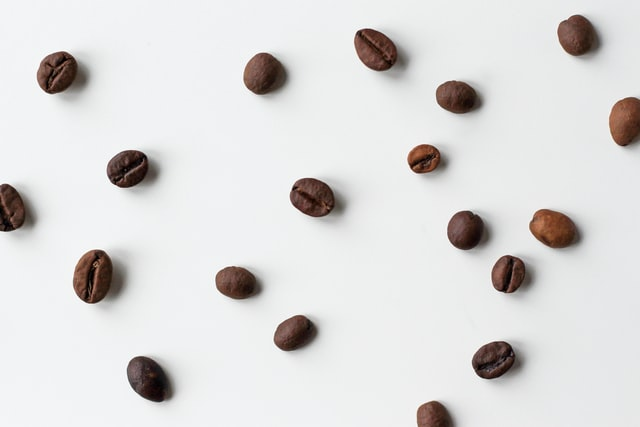
%> input picture Lab5/nordwood-themes-unsplash.jpg, 640 x 427 px
$ octave lab5.m   (GNU Octave 9; MATLAB toolbox functions it lacks are replaced by stand-ins)
%> lines starting %> are read from the running program, lines starting %| are printed output that depends on the picture; in (x1, y1, x2, y2) boxes, pixels count from 0 and x2, y2 are one past the last pixel; in counts of white or black regions, pixels touching at a corner belong together; the program's own positions count from 1
%% Week 5: Binary image processing. Morphological operations. Gray Scale Image Segmentation
% A binary image is an image that has only 2 values: 0s and 1s. It is
% considered of logical type, where 0s are considered "false" and 1s "true"
% values. By convention, the 1s represent the foreground and the 0s the
% background.
% Binary images can also be of type uint8 (where 0s stay zero and 1s become 255).
% Binary images can be obtained as a result of image segmentation
% operation (thresholding, edge detection, etc) and other feature detection
% operations. Sometimes we might need to label, count and measure shape properties of the white
% regions in the binary images. In addition, we might want to refine the
% binary image, by removing small artifacts or by fillying holes. This
% latter task can be solved with morphological operations.


%% Logical operations on binary images
% Let's build small binary images with the functions false and true.
a = false(100,100);
b = false(100,100);
a(20:70, 30:60)= true;
b(40:100, 60:100) = true;

% NOT a; Get the negative image: white becomes black and vice versa.
% ~ operator and imcomplement, both output the complement image.
a_neg = ~a;
a_neg2 = imcomplement(a);  % imcomplement works on grayscale image as well (it means mainly 255-input image)

% a AND b; returns only overlapping white areas in both a and b.
intersectioni = a&b;

%a OR b; returns regions that are white in a, as well as regions that are
%white in b
unioni = a|b;

%a MINUS b; returns areas that are white only in a and not in b.
minusi = a-b;

figure, subplot(161), imshow(a), title('a')
subplot(162), imshow(b), title('b')
subplot(163), imshow(a_neg), title('NOT a')
subplot(164), imshow(intersectioni), title('a AND b');
subplot(165), imshow(unioni), title('a OR b');
subplot(166), imshow(minusi), title('a - b');

%% Extract connected components and label binary images
% Two pixels are connected in a binary image if there is path consisting of
% white pixels between them. A connected component is made of pairs of
% connected pixels considering a 4-neighborhood or 8-neighborhood
% adjacency. A connected component is also called "blob". Labeling is the process of assigning the same label number to
% every pixel in a connected component.

% First, let's read agrayscal image with coffee beans
img = rgb2gray(imread('nordwood-themes-unsplash.jpg'));
%> img: size 427x640 uint8; min 0, max 255, mean 219

% Thresold the grayscale image to get a binary image. Use Otsu's algorithm
% for computing the (global) threshold. imbinarize does that for you.
bw = imbinarize(img);
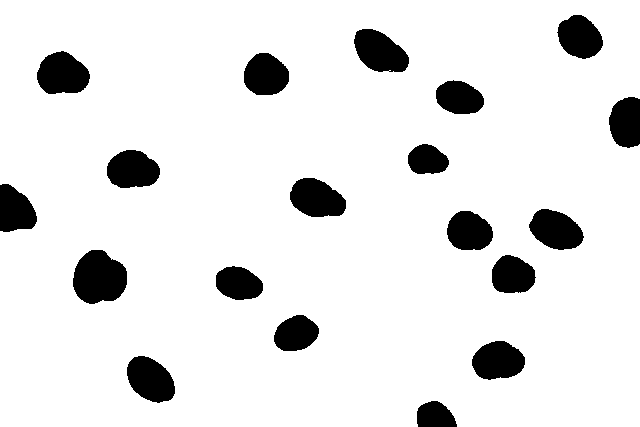
%> bw: size 427x640 logical; 90% white; 19 black regions, largest, box (x1, y1, x2, y2) and area: (73, 250, 127, 304) 2236, (37, 51, 90, 94) 1722, (354, 29, 409, 72) 1685
bwn =~bw; %we complement the image to color white the regions for the coffee beans.
%> bwn: size 427x640 logical; 10% white; 19 white regions
figure, imshowpair(img, bwn, 'montage');
%> after `imshowpair(img, bwn, 'montage')`:
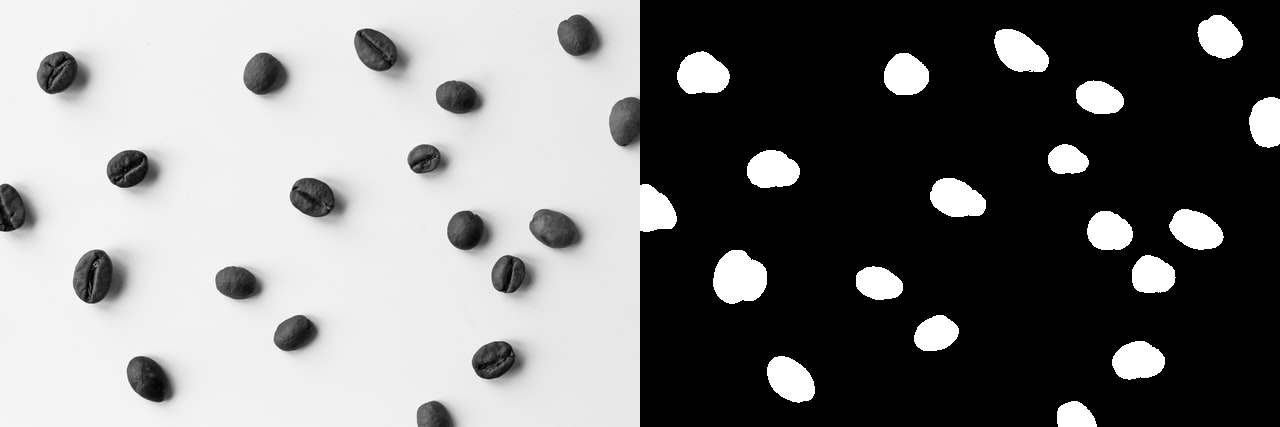
%> displayed picture: size 427x1280, on the screen's scale of 0 to 255; min 0, max 255, mean 122.3

% Find the 8-connected components using bwconncomp.
CC = bwconncomp(bwn);
%> CC = 19 connected components

% Then label each connected component using labelmatrix function.
% labelmatrix function outputs an image, where for each different conenct
% component, a different number is given.
L = labelmatrix(CC);
%> L: size 427x640 uint8; 20 distinct labels, from 0 to 19
% Since we have few labels, we need to scale the range of the values displayed.
% So add [] as argument to imshow.
figure, imshow(L,[]), title('Grayscale labels')

% Another way to get the labels of connected components is when applying
% watershed segmentation, as we will see in a later example.

% For better visualization, we can pseudocolor the label image using
% label2rgb function, that converts each labeled connected component to a
% random color.
% In the example below, we use the 'spring' color palette to assign colors to labels random order and make background
% black.
RGB = label2rgb(L, 'spring','k','shuffle');
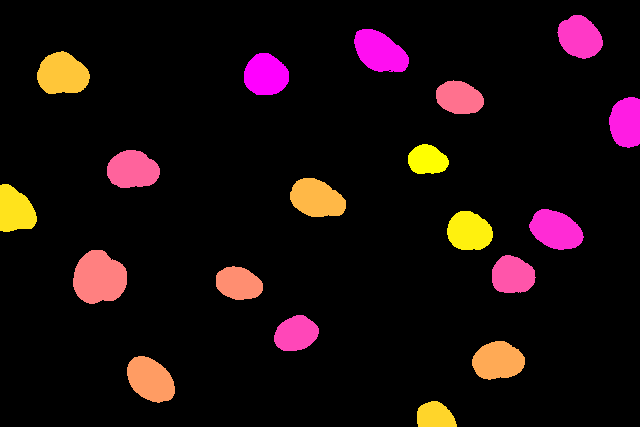
%> RGB: size 427x640x3 uint8; mean R, G, B 25.6, 12.4, 13.2
figure, imshow(RGB), title('Color labels');


%% Region properties
% Once connected components are found we sometimes want to quantify them  with basic statistics.
% For example, automatically count them, or measure their area, or know
% their position and orientation.
% There is a function in matlab that gives us such statistics and it is
% called *regionprops*. The input to regionprops is the connected components structure
% or the labeled image and the output is a *structure*. In Matlab, a
% structure is a data type that is an array with named "fields". Access to
% each of this field is given by "." indexing: structurename.fieldname

% The default properties returned by regionprops are Area, Centroid (x, y location)  and Bounding
% Box (the rectangle that completely encloses the blob). But there are more
% other properties that can be displayed.
close all %closes all the windows except the main window and imtool; just to clean up the environment a bit.
blobs = regionprops(CC)
%> blobs = 19 regions; largest, box (x1, y1, x2, y2), Area and Centroid: (73, 250, 127, 304) 2236 [99.8 278.5], (37, 51, 90, 94) 1722 [63.1 74.8], (354, 29, 409, 72) 1685 [380.6 52.4], (290, 178, 346, 217) 1639 [317.4 199.2], (127, 356, 175, 403) 1624 [151.1 380.3]

% Q: How many coffee beans do we have in the image?
% A: As many as the size of the structure returned by the regionprops
nrbeans = size(blobs,1)
%> nrbeans = 19
%So there are 19 cofee beans in the image.
blobs(1)
%> ans = 1 region; box (x1, y1, x2, y2), Area and Centroid: (0, 184, 37, 232) 1341 [16 210.9]
blobs(1).Area
%> ans = 1341

% You can access all properties by using 'all' as argument or specific
% properties by indicating their name.
stats = regionprops(CC, 'Circularity')
%> stats = 19 items; first 5, Circularity: 0.816, 0.927, 0.934, 0.921, 0.928
%Find the indices of the blobs that have a Circularity index higher than
%0.97
idx = find([stats.Circularity] > 0.97);
%> idx = 7
% Then use the ismember function to create a new black and white image with
% only the circular coffee beans from the label image of the original image.
circularbeans = ismember(L,idx);
%> circularbeans: size 427x640 logical; 0.54% white; 1 white region, box (x1, y1, x2, y2) and area: (244, 53, 289, 95) 1483
figure, imshow(circularbeans)

%We can also use the function visboundaries to draw the boundaries for each
%of the object on the original image,
figure, imshow(img), title('Circular coffee beans')
hold on
%but only for the circular beans objects
visboundaries(circularbeans, 'Color','r')
%> figure, not shown here; its title reads 'Circular coffee beans'
%% Morphological operations: Erosion, Dilation, Opening, Closing
% Morphological operations are useful for shrinking (erosion) or
% enlarging (dilation) components in  black and white images. Erosion and dilation
% are the primitive morphological operations and all the other morphological operations
% are a sequence of these two operations.

% Structuring elements
clear global %clean all the variables in the workspace
close all %close all the windows except the main window
bw = imread('text.png');            		%Read in binary image
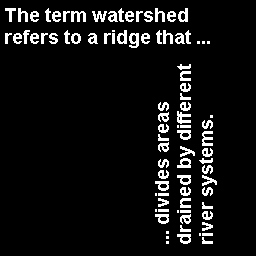
%> input picture Lab5/ch8_images/ch8_images/text.png, 256 x 256 px
%> bw: size 256x256 logical; 7.3% white in thin lines or dots, all inside (x1, y1, x2, y2) = (5, 8, 217, 244)
se=[0 1 0; 1 1 1; 0 1 0];                   %Define structuring element as an array
bw_out=imdilate(bw,se);              		%Dilate image
%> bw_out: size 256x256 logical; 12.9% white; 17 white regions, largest, box (x1, y1, x2, y2) and area: (91, 7, 189, 23) 1054, (176, 63, 192, 141) 898, (198, 114, 218, 197) 862
figure,subplot(1,2,1), imshow(bw), title('Original');         		%Display original
%Display dilated image performed with a structuring element which is similar to a filter mask.
subplot(1,2,2), imshow(bw_out), title('Dilated');

se=ones(6,1);                       		%Define structuring element
bw_out=imerode(bw,se);              		%Erode image
%> bw_out: size 256x256 logical; 1.5% white in thin lines or dots, all inside (x1, y1, x2, y2) = (5, 10, 212, 241)
figure, subplot(1,2,1), imshow(bw), title('Original');         		%Display original
subplot(1,2,2), imshow(bw_out), title('Eroded');     		%Display eroded image

% You can use *strel* function to generate more customized structuring
% elements.

se1 = strel('square',4)                     %4-by-4 square
se2 = strel('line',5,45)     				%line, length 5, angle 45 degrees
bw_1=imdilate(bw,se1);              		%Dilate image
%> bw_1: size 256x256 logical; 16.8% white; 17 white regions, largest, box (x1, y1, x2, y2) and area: (91, 7, 190, 24) 1364, (198, 114, 219, 198) 1145, (176, 63, 193, 142) 1138
bw_2=imerode(bw,se2);              			%Erode image
%> bw_2: size 256x256 logical; 2.3% white in thin lines or dots, all inside (x1, y1, x2, y2) = (6, 9, 213, 243)
figure, subplot(1,2,1), imshow(bw_1), title('Dilated w square');         		%Display dilated image
subplot(1,2,2), imshow(bw_2), title('Erode w oblique line');               %Display eroded image


% Opening is the name given to the morphological operation of erosion followed
% by dilation with the same structuring element. Closing is the name given to
% the morphological operation of dilation followed by erosion with the same
% structuring element.

A=imread('openclose_shapes.png'); A=~logical(A);            %Read in image and convert to binary
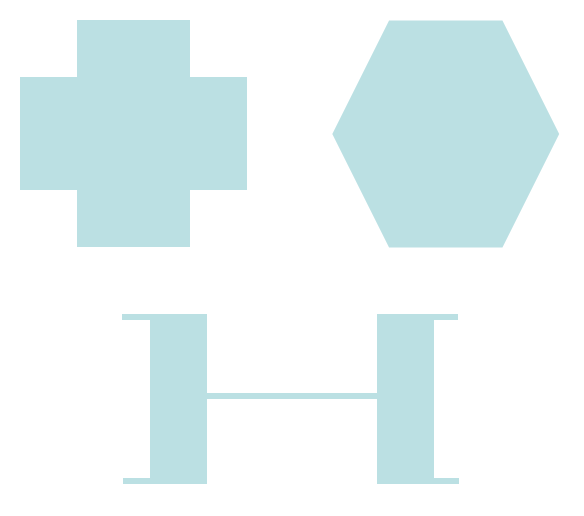
%> input picture Lab5/openclose_shapes.png, 584 x 516 px
%> after `A=~logical(A)`: A: size 516x584 logical; 32.4% white; 3 white regions, box (x1, y1, x2, y2) and area: (20, 20, 247, 247) 38533, (333, 21, 558, 247) 38194, (122, 314, 459, 484) 21024
figure, imshow(A)
figure
se=strel('disk',3); bw1=imopen(A,se); bw2=imclose(A,se);	%Define SEs then open and close
%> after `bw1=imopen(A,se)`: bw1: size 516x584 logical; 32.4% white; 3 white regions, box (x1, y1, x2, y2) and area: (20, 20, 247, 247) 38525, (334, 21, 558, 247) 38190, (122, 314, 459, 484) 21012
%> after `bw2=imclose(A,se)`: bw2: size 516x584 logical; 32.4% white; 3 white regions, box (x1, y1, x2, y2) and area: (20, 20, 247, 247) 38537, (333, 21, 558, 247) 38194, (122, 314, 459, 484) 21032
subplot(3,2,1), imshow(bw1); subplot(3,2,2), imshow(bw2);	%Display results
se=strel('disk',6); bw1=imopen(A,se); bw2=imclose(A,se);	%Define SEs then open and close
%> after `bw1=imopen(A,se)`: bw1: size 516x584 logical; 31.9% white; 4 white regions, box (x1, y1, x2, y2) and area: (20, 20, 247, 247) 38485, (334, 21, 557, 247) 38176, (150, 314, 208, 484) 9672, (376, 314, 434, 484) 9672
%> after `bw2=imclose(A,se)`: bw2: size 516x584 logical; 32.5% white; 3 white regions, box (x1, y1, x2, y2) and area: (20, 20, 247, 247) 38557, (333, 21, 558, 247) 38194, (122, 314, 459, 484) 21072
subplot(3,2,3), imshow(bw1); subplot(3,2,4), imshow(bw2);	%Display results
se=strel('disk',15); bw1=imopen(A,se); bw2=imclose(A,se);	%Define SEs then open and close
%> after `bw1=imopen(A,se)`: bw1: size 516x584 logical; 31.6% white; 4 white regions, box (x1, y1, x2, y2) and area: (20, 20, 247, 247) 38181, (335, 21, 556, 247) 38112, (150, 314, 207, 484) 9514, (377, 314, 434, 484) 9514
%> after `bw2=imclose(A,se)`:
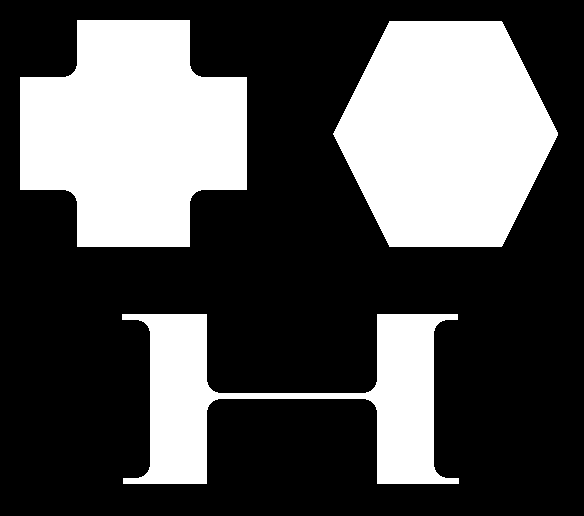
%> bw2: size 516x584 logical; 32.6% white; 3 white regions, box (x1, y1, x2, y2) and area: (20, 20, 247, 247) 38709, (333, 21, 558, 247) 38194, (122, 314, 459, 484) 21376
subplot(3,2,5), imshow(bw1); subplot(3,2,6), imshow(bw2);	%Display results


clearvars -except bw1
%% Hit-or-miss transform
% Is a basic tool for shape detection
% The hit-or-miss transform indicates the positions where a certain pattern
%(characterized by a structuring element B) occurs in the input image.
A = imread('text.png');                        				%Read in text
B=imcrop(A,[153.5 5.5 14 20] );                              				%Crop letter "h"

se1=B; se2=~B;                              			%Define hit and miss structure elements
bw=bwhitmiss(A,se1,se2);                    			%Perform hit-miss transformation
%> bw: size 256x256 logical; 0% white in thin lines or dots, all inside (x1, y1, x2, y2) = (23, 15, 161, 16)
[i,j]=find(bw==1);                         		 		%Get explicit coordinates of locations
%> i = [16; 16]; j = [24; 161]
figure,
subplot(1,3,1), imshow(A), title('Original');                  			%Display image
subplot(1,3,2), imagesc(B); axis image; axis off, title('Target shape');   	%Display target shape
subplot(1,3,3), imshow(A); hold on; plot(j,i,'r*'), title('Hit-or-miss'); 	%Superimpose locations on image
%> after `title('Hit-or-miss')`:
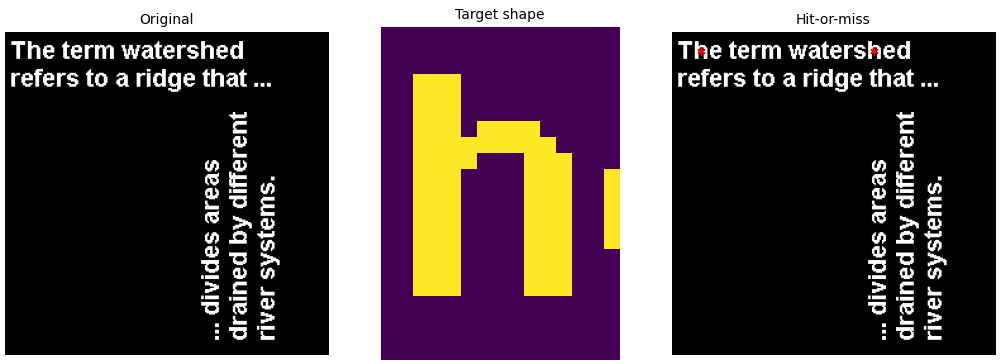
%> figure redrawn from the program's plot data, 3 panels

%% Region filling
% When thresholding or segmentation procedures are not perfect, then we
% might have some holes (black pixels) in the foreground pixels. Therefore
% we should "fill" these holes.  The filling is done by iterative dilation
% operations. After each dilation we take the intersection of the dilated
% image and the complement of the original image to make sure we don't
% fill the whole image.
%> (the run ends here)
